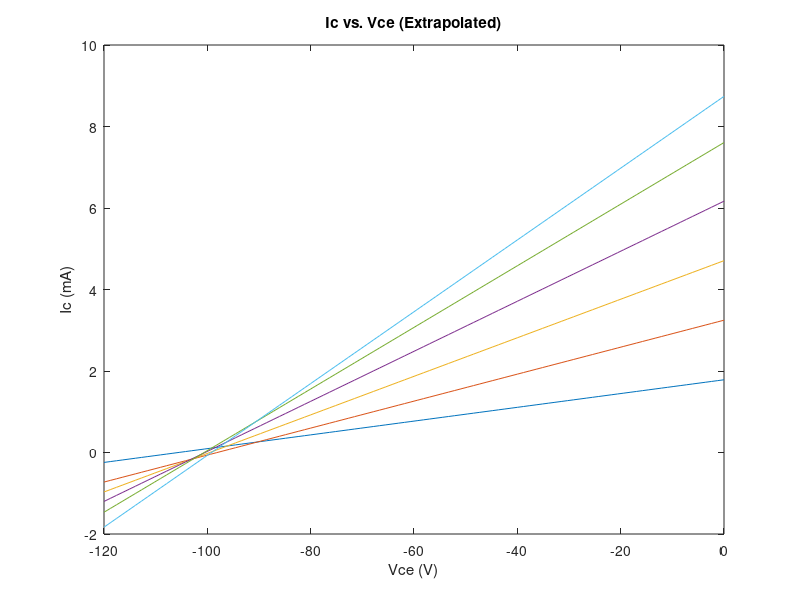

The MATLAB script that drew this image:
x = linspace(-120,0);

    for i = 1:100
        y1(i)=0.0169*x(i) + 1.7846;
        y2(i)=0.0331*x(i) + 3.2468;
        y3(i)=0.0473*x(i) + 4.7074;
        y4(i)=0.0614*x(i) + 6.1674;
        y5(i)=0.0756*x(i) + 7.6061;
        y6(i)=0.0881*x(i) + 8.7397;
       
    end
plot(x,y1)
hold on
plot(x,y2)
hold on
plot(x,y3)
hold on
plot(x,y4)
hold on
plot(x,y5)
hold on
plot(x,y6)
hold on

title('Ic vs. Vce (Extrapolated)')
xlabel('Vce (V)')
ylabel('Ic (mA)')
